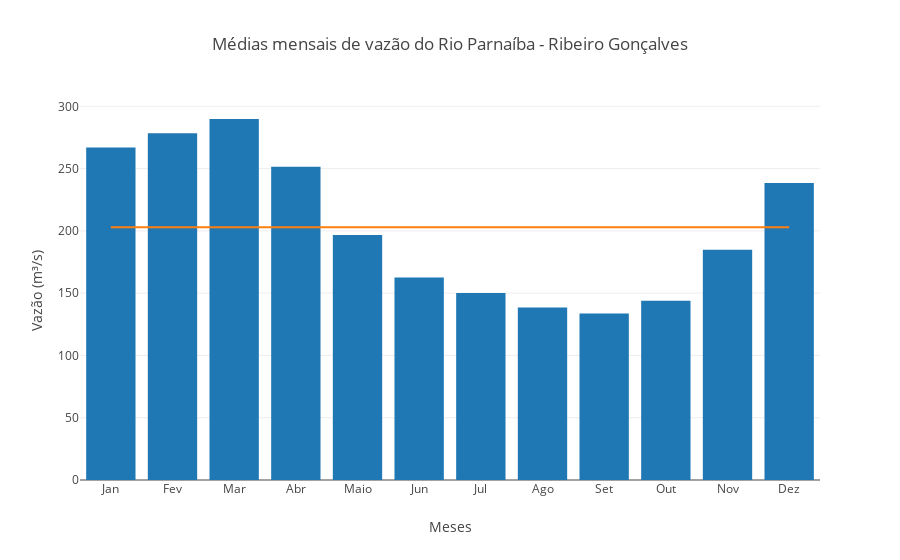

Notebook cell for this chart:
### Code cell
x = ['Jan','Fev','Mar','Abr', 'Maio','Jun','Jul','Ago','Set','Out','Nov','Dez']
trace = go.Bar(x = x,
                   y = ts[['month','vazao']].groupby('month').mean()['vazao'].values)

media_geral = np.mean(ts[['month','vazao']].groupby('month').mean()['vazao'].values)

trace_line = go.Scatter(x = x, y = [media_geral]*12, mode = 'lines')

layout = go.Layout(title = 'Médias mensais de vazão do Rio Parnaíba - Ribeiro Gonçalves', yaxis = dict(title = 'Vazão (m³/s)'),
                   xaxis = dict(title = 'Meses'), showlegend=False)
fig = go.Figure(data = [trace, trace_line], layout = layout)

pyo.iplot(fig, 'medias_mensais.html', config=dict(showLink = False))

### Figure 1 — Plotly figure (JSON) as saved in the notebook; plotly's stock layout.template omitted (floating-point values rounded to 4 significant figures)
{"data": [{"type": "bar", "uid": "81a08826-0888-424c-81f7-337aa387395e", "x": ["Jan", "Fev", "Mar", "Abr", "Maio", "Jun", "Jul", "Ago", "Set", "Out", "Nov", "Dez"], "y": [266.9, 278.4, 289.8, 251.4, 196.6, 162.5, 150.1, 138.4, 133.8, 143.9, 184.9, 238.4]}, {"mode": "lines", "type": "scatter", "uid": "253a8878-c753-4d8f-9e02-34f5875ba463", "x": ["Jan", "Fev", "Mar", "Abr", "Maio", "Jun", "Jul", "Ago", "Set", "Out", "Nov", "Dez"], "y": [202.9, 202.9, 202.9, 202.9, 202.9, 202.9, 202.9, 202.9, 202.9, 202.9, 202.9, 202.9]}], "layout": {"showlegend": false, "title": {"text": "Médias mensais de vazão do Rio Parnaíba - Ribeiro Gonçalves"}, "xaxis": {"title": {"text": "Meses"}}, "yaxis": {"title": {"text": "Vazão (m³/s)"}}}}
